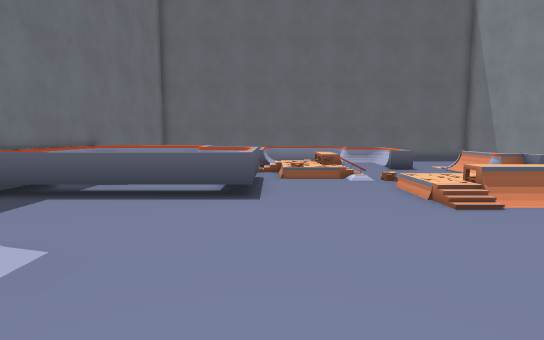
view 1 (above)

15 first-person views from a walk through a 3-D level made in the Godot game engine. The camera is 1.5 m above the floor, tilts 6° down and sees 80° across. The floor is counted in squares, 1 m on a side. Each view is taken from the middle of a square. On the plan, view 1 faces up. The plan holds only what a view shows up to about 15 squares ahead; the rest is blank. The place goes on beyond the plan. Some surface patterns are stand-ins.

view 2
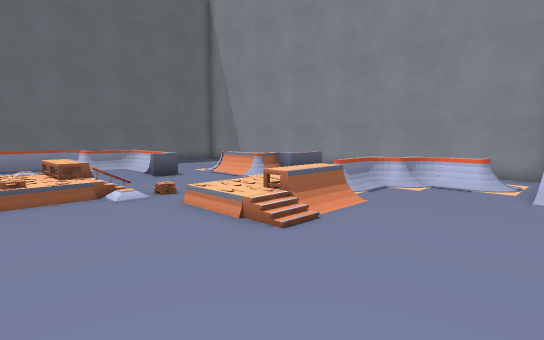

view 3
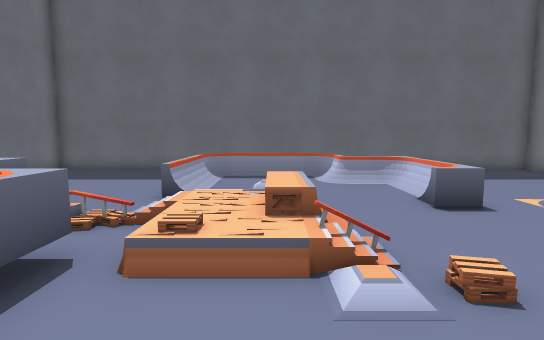

view 4
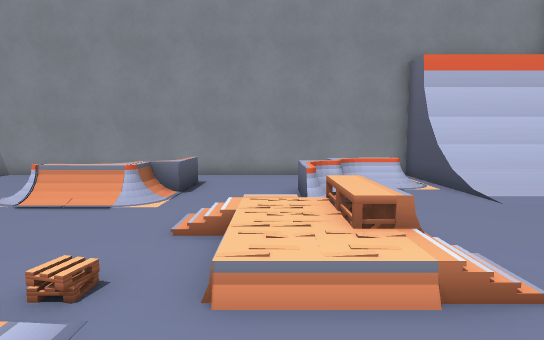

view 5
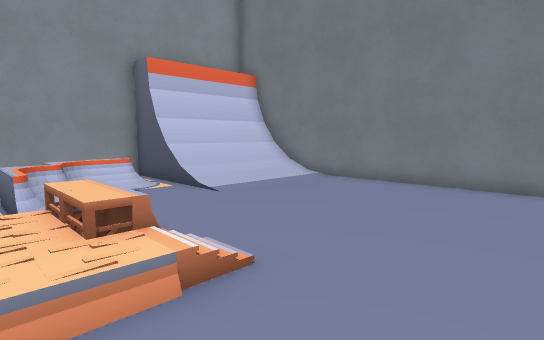

view 6
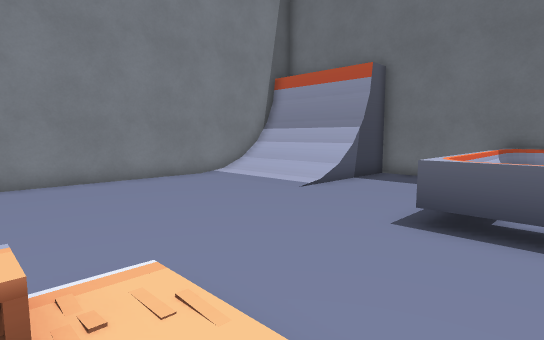

view 7
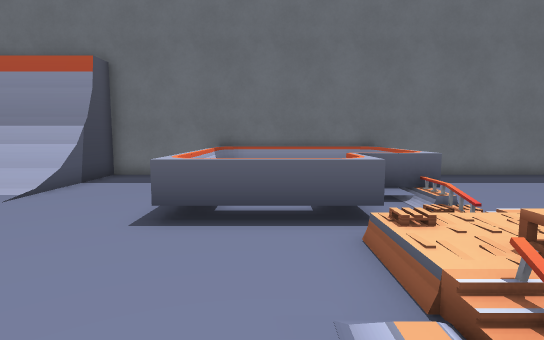

view 8
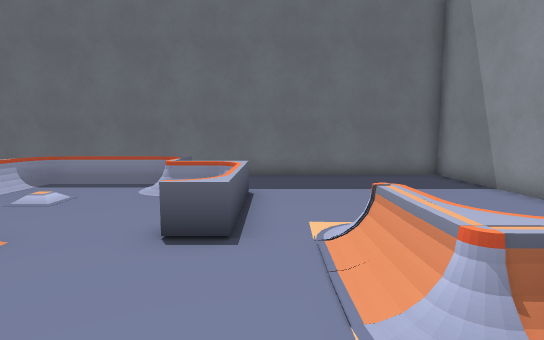

view 9
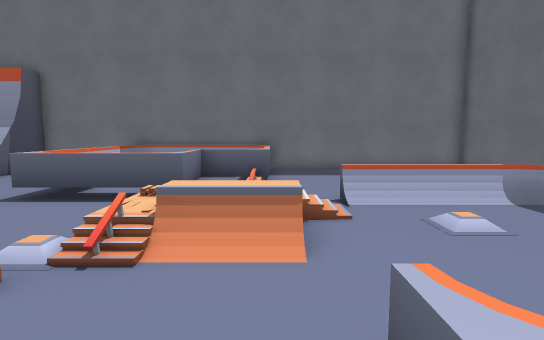

view 10
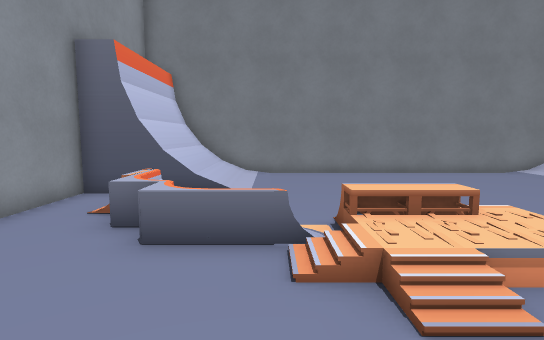

view 11
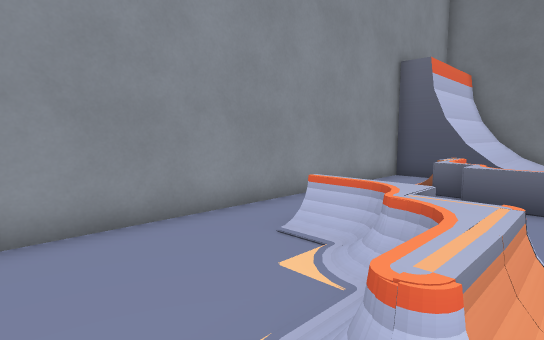

view 12
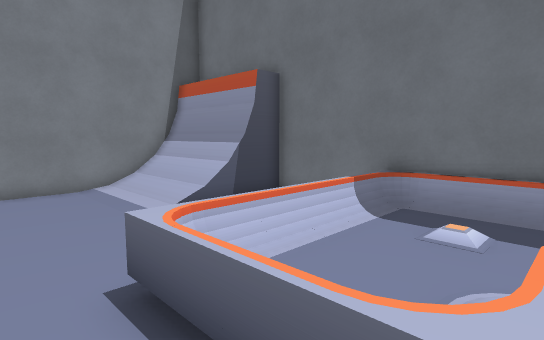

view 13
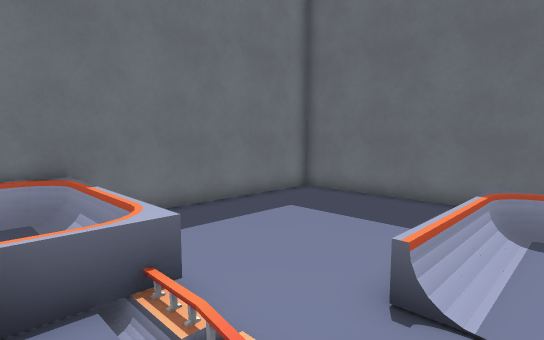

view 14
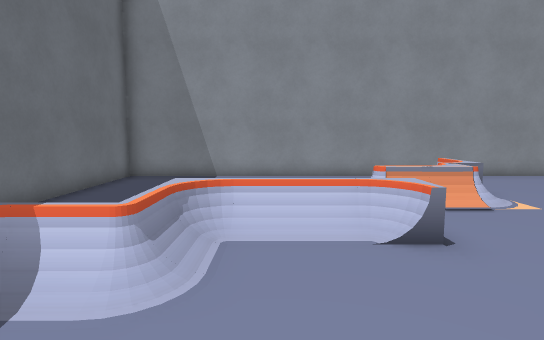

view 15
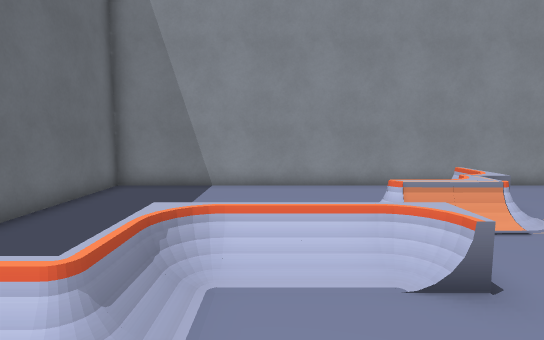

### Floor plan
Key: @ floor where view 1 was taken; # wall or solid block; x gap in a wall; . main floor; : floor 0.25 m higher than the main floor; + floor 0.5 m higher than the main floor; / step, stairs or slope; = window, fence, low wall or low ledge; v drop or lower ground; B bowl; O other object.
Columns run from 8 left of view 1 to 14 right of it. Each row starts with its distance up from view 1.
 23 #######################
 22 #......       ........#
 21 #......  ...  ........#
 20 #...... O///O ........#
 19 #......./...O=O.......#
 18 #......./...//O.......#
 17 #......././...=.......#
 16 #......./.....=.......#
 15 #......../....O./ ....#
 14 #O#==O//////....BB....#
 13 ##vvvv//.+//..../B....#
 12 ##   O=O.///..../BBB..#
 11  #vvvvv#...:/.........#
 10 ##vvvvv=......//......#
  9 ##vvvvv#....///+......#
  8 #O#====O....////xBB...#
  7 # ..........////..BB..#
  6 # .................B..#
  5 #..................B..#
  4 ###=//...........//####
  3   #//............//=#
  2   #//............//=#
  1   #//............//=#
  0   #//...@........//=#
 -1   ###################

Positions as (right, up) in squares from view 1, and headings:
1: (0, 0), facing up
2: (0, 3), facing up-right
3: (2, 8), facing up
4: (1, 9), facing right
5: (1, 9), facing down-right
6: (5, 10), facing down-left
7: (5, 10), facing left
8: (7, 10), facing up
9: (7, 14), facing left
10: (8, 13), facing down
11: (8, 16), facing down-right
12: (1, 12), facing down-left
13: (1, 12), facing up-left
14: (1, 17), facing right
15: (2, 17), facing right
